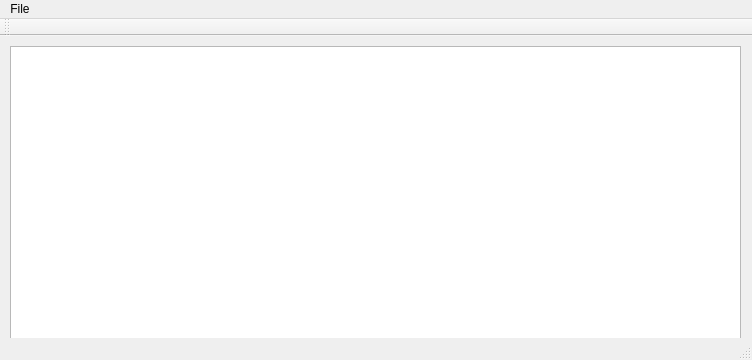
<?xml version="1.0" encoding="UTF-8"?>
<ui version="4.0">
 <class>notepad</class>
 <widget class="QMainWindow" name="notepad">
  <property name="geometry">
   <rect>
    <x>0</x>
    <y>0</y>
    <width>752</width>
    <height>360</height>
   </rect>
  </property>
  <property name="windowTitle">
   <string>notepad</string>
  </property>
  <widget class="QWidget" name="centralWidget">
   <widget class="QPlainTextEdit" name="txtText">
    <property name="geometry">
     <rect>
      <x>10</x>
      <y>10</y>
      <width>731</width>
      <height>301</height>
     </rect>
    </property>
   </widget>
  </widget>
  <widget class="QMenuBar" name="menuBar">
   <property name="geometry">
    <rect>
     <x>0</x>
     <y>0</y>
     <width>752</width>
     <height>19</height>
    </rect>
   </property>
   <widget class="QMenu" name="menuFile">
    <property name="title">
     <string>File</string>
    </property>
    <addaction name="actionSave"/>
    <addaction name="actionOpen"/>
    <addaction name="actionClear"/>
    <addaction name="actionExit"/>
   </widget>
   <addaction name="menuFile"/>
  </widget>
  <widget class="QToolBar" name="mainToolBar">
   <attribute name="toolBarArea">
    <enum>TopToolBarArea</enum>
   </attribute>
   <attribute name="toolBarBreak">
    <bool>false</bool>
   </attribute>
  </widget>
  <widget class="QStatusBar" name="statusBar"/>
  <action name="actionSave">
   <property name="text">
    <string>Save</string>
   </property>
  </action>
  <action name="actionOpen">
   <property name="text">
    <string>Open</string>
   </property>
  </action>
  <action name="actionClear">
   <property name="text">
    <string>Clear</string>
   </property>
  </action>
  <action name="actionExit">
   <property name="text">
    <string>Exit</string>
   </property>
  </action>
 </widget>
 <layoutdefault spacing="6" margin="11"/>
 <resources/>
 <connections/>
</ui>
